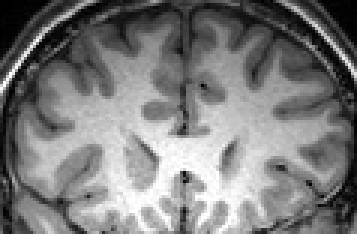
%> input picture programs/test/GLS_code by ZhangKaiHua/1.bmp, 119 x 78 px (shown 3 times larger)
$ octave Demo_GLS.m   (GNU Octave 9; MATLAB toolbox functions it lacks are replaced by stand-ins)
%> lines starting %> are read from the running program, lines starting %| are printed output that depends on the picture; in (x1, y1, x2, y2) boxes, pixels count from 0 and x2, y2 are one past the last pixel; in counts of white or black regions, pixels touching at a corner belong together; the program's own positions count from 1
% This Matlab file demomstrates the general level set (GLS) algorithm;
%Level set formulation: dphi/dt = F|¨Œphi| ,F= constant c OR curvature ¦Ê.
% Author: Kaihua Zhang, all rights reserved
% E-mail: zhkhua@mail.ustc.edu.cn
% URL: http://www4.comp.polyu.edu.hk/~cslzhang/
%  Notes:Some parameters may need to be modified for different types of images. Please contact the author if any problem regarding the choice of parameters.
% Date: 17/12/2009

clc;clear all;close all;


Img = double(imread('1.bmp'));
%> Img: size 78x119 double; min 0, max 255, mean 123.3; mean of the top-left, top-right, bottom-left and bottom-right quarters 91.3, 88, 160.1, 154.1
[row,col]=size(Img);
%> row = 78; col = 119
%--------------------------------
%---The contour is a rectangle.
phi = ones(row,col);
r = 5;
phi(r:row-r,r:col-r) = -1;
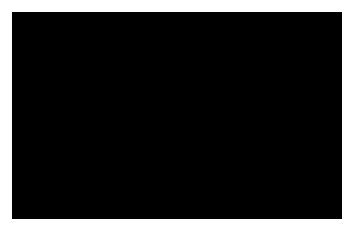
%> phi: size 78x119 double (shown 3 times larger); values -1 (black) and 1 (white), 18.2% white; 1 white region, box (x1, y1, x2, y2) and area: (0, 0, 119, 78) 1692
%--------------------------------
%---The contour is a circle
% ic = ceil(row/2);jc = ceil(col/2);% circle center
% r  = 10;% radius
% [X,Y] = meshgrid(1:col, 1:row);
% phi = sign(sqrt((X-jc).^2+(Y-ic).^2)-r);
%----------------------------------
imagesc(Img,[0 255]); colormap(gray);hold on;
contour(phi, [0 0], 'r');
title('Initial contour');
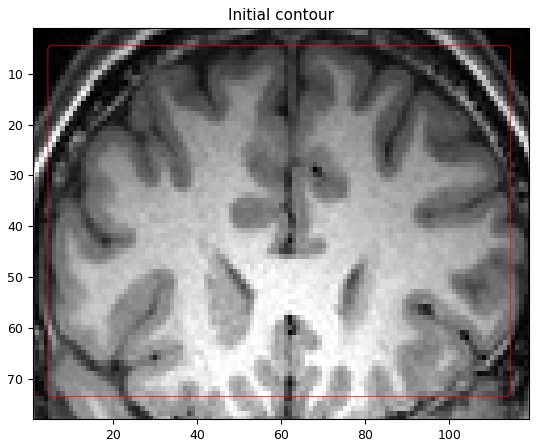
%> figure redrawn from the program's plot data
hold off;

sigma = .5;
G = fspecial('gaussian', 5, sigma);%Regulalization Gaussian kernel.

delt = 1;% timestep.
Iter = 1000;%Iteration number
F = ones(row,col);%Evolution velocity,contant c OR curvature K.
balloon = 0;%balloon force

imagesc(Img,[0 255]); colormap(gray);hold on;
for n = 1:Iter
    [ux, uy] = gradient(phi);
    absR = sqrt(ux.^2+uy.^2);
   %-------------------------------
   %-- Compute curvature K.
    absR = sqrt(ux.^2+uy.^2);
    absR = absR +(absR==0)*eps;
    [nxx,junk]=gradient(ux./absR);
    [junk,nyy]=gradient(uy./absR);
    K=nxx+nyy;
    F=K;
    balloon = 0.25;
   %--------------------------------
   %-- Iterate the LS formulation
    phi = phi + delt*(F+balloon).*(absR);
   %---------------------------------
    contour(phi, [0 0], 'w');
    iterNum = [num2str(n), 'iterations'];
    title(iterNum);
    pause(0.1)
%   phi = (phi >= 0) - ( phi< 0);% the selective step.
    phi = conv2(phi, G, 'same');
end
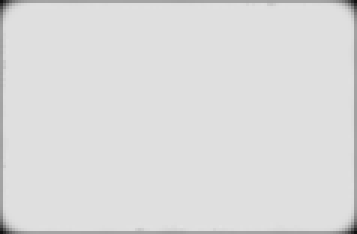
%> phi: size 78x119 double (shown 3 times larger); min 0.0724, max 0.889, mean 0.864
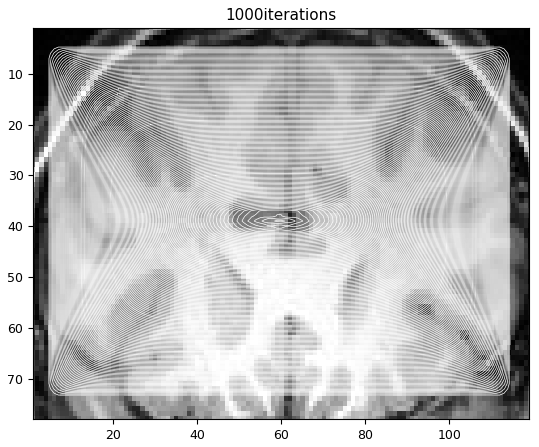
%> figure redrawn from the program's plot data
